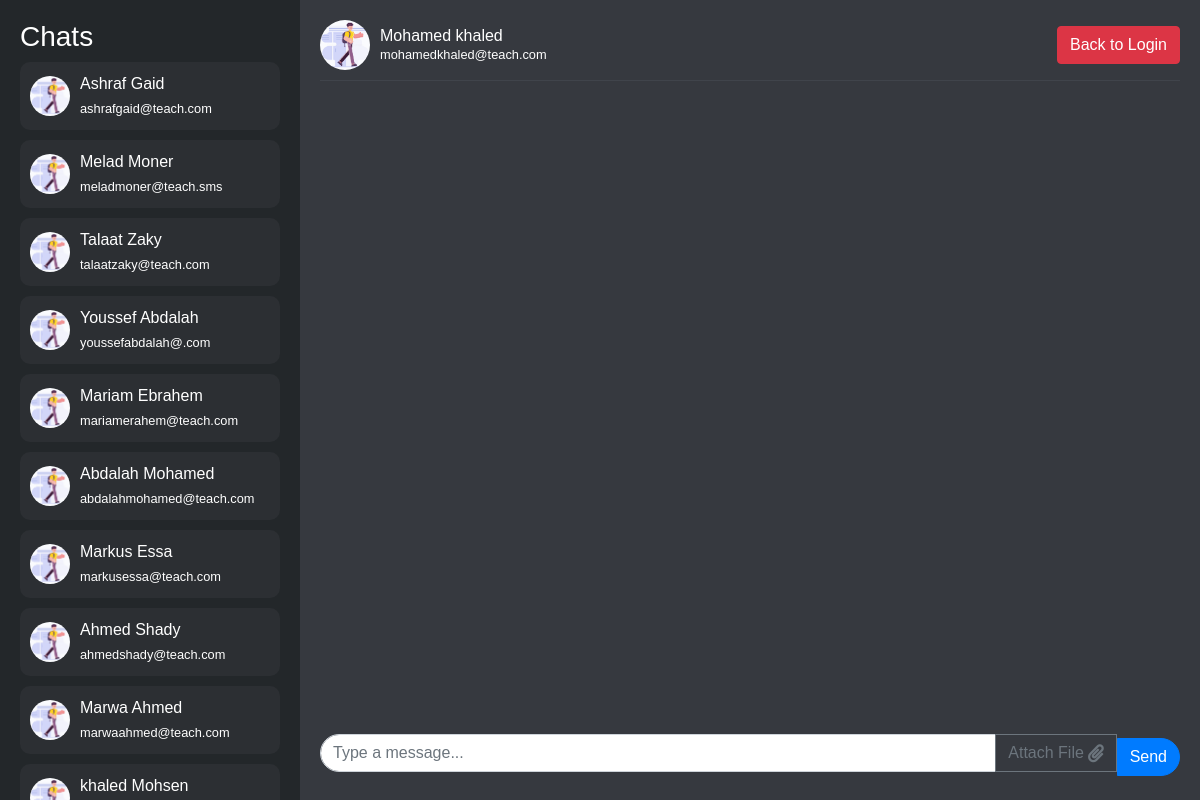
/admin/chat.php (signed in), run on the app's committed database.
### tables this page shows
CREATE TABLE `accounts` (
  `id` int(11) NOT NULL,
  `type` varchar(50) NOT NULL,
  `email` varchar(50) NOT NULL,
  `password` text NOT NULL,
  `name` text NOT NULL,
  `level` int(11) NOT NULL,
  `role` enum('student','teacher') NOT NULL DEFAULT 'student'
);

### admin/chat.php (the view, shortened to what this page needs)
<?php
function getUserInfo($accountId, $db_conn)
{
    $query = "SELECT role, name, email, level FROM accounts WHERE id = ?";
    $stmt = mysqli_prepare($db_conn, $query);
    mysqli_stmt_bind_param($stmt, 'i', $accountId);
    mysqli_stmt_execute($stmt);
    $result = mysqli_stmt_get_result($stmt);
    if ($result && mysqli_num_rows($result) > 0) {
        return mysqli_fetch_assoc($result);
    } else {
        return null;
    }
}
$userId = $_SESSION['user_id'];
$db_conn = mysqli_connect('localhost', 'root', '', 'sms_project');
$userInfo = getUserInfo($userId, $db_conn);
$userRole = $userInfo['role'];
$userName = $userInfo['name'];
$userEmail = $userInfo['email'];
$userLevel = $userInfo['level'];
$query = $userRole === 'teacher' ?
    "SELECT id, name, email FROM accounts WHERE id != ? AND (role = 'teacher' OR (role = 'student' AND level = ?))" :
    "SELECT id, name, email FROM accounts WHERE id != ?  AND level = ?";
$stmt = mysqli_prepare($db_conn, $query);
mysqli_stmt_bind_param($stmt, 'ii', $userId, $userLevel);
mysqli_stmt_execute($stmt);
$result = mysqli_stmt_get_result($stmt);
$users = [];
if ($result) {
    while ($row = mysqli_fetch_assoc($result)) {
        $users[] = $row;
    }
}
?>
<!DOCTYPE html>
<html lang="en">
<head>
    <link href="https://maxcdn.bootstrapcdn.com/bootstrap/4.5.2/css/bootstrap.min.css" rel="stylesheet">
    <link href="https://cdnjs.cloudflare.com/ajax/libs/font-awesome/5.15.3/css/all.min.css" rel="stylesheet">
</head>
<body>
    <div class="chat-container">
        <div class="sidebar" id="sidebar">
            <h3>Chats</h3>
            <?php foreach ($users as $user) : ?>
                <?php if ($user['id'] != $userId) : ?>
                    <div class="user" data-user-id="<?php echo $user['id']; ?>">
                        <img src="../images/student.png" alt="User Avatar">
                        <div>
                            <div><?php echo $user['name']; ?></div>
                            <small><?php echo $user['email']; ?></small>
                        </div>
                    </div>
                <?php endif; ?>
            <?php endforeach; ?>
        </div>
        <div class="chat-area">
            <div class="header">
                <div class="user-info">
                    <img src="../images/student.png" alt="User Avatar">
                    <div class="name-email">
                        <div id="chat-header-name"><?php echo $userName; ?></div>
                        <small id="chat-header-email"><?php echo $userEmail; ?></small>
                    </div>
                </div>
                <a href="../login.php" class="btn btn-danger back-to-login">Back to Login</a>
            </div>
            <div class="messages" id="messages-container"></div>
            <div class="input-group">
                <input type="text" id="msg-input" class="form-control" placeholder="Type a message...">
                <div class="input-group-append">
                    <label for="file-input" class="file-label btn btn-outline-secondary">
                        Attach File <i class="fas fa-paperclip ml-1"></i>
                    </label>
                    <button class="btn btn-primary" type="button" onclick="sendMessage()">Send</button>
                </div>
            </div>
        </div>
    </div>
</body>
</html>

### admin/chat.php (style rules this page uses)
body { background-color: #f8f9fa; font-family: Arial, sans-serif; }
.chat-container { display: flex; height: 100vh; background-color: #2c2f33; color: white; }
.sidebar { width: 25%; background-color: #23272a; padding: 20px; overflow-y: auto; }
.sidebar .user { display: flex; align-items: center; padding: 10px; margin-bottom: 10px; cursor: pointer; background-color: #2c2f33; border-radius: 10px; transition: background-color 0.2s; }
.sidebar .user img { width: 40px; height: 40px; border-radius: 50%; margin-right: 10px; }
.chat-area { width: 75%; display: flex; flex-direction: column; background-color: #36393f; padding: 20px; position: relative; }
.chat-area .header { display: flex; align-items: center; justify-content: space-between; border-bottom: 1px solid #40444b; padding-bottom: 10px; }
.chat-area .header .user-info { display: flex; align-items: center; }
.chat-area .header .user-info img { width: 50px; height: 50px; border-radius: 60%; margin-right: 10px; }
.chat-area .header .user-info .name-email { display: flex; flex-direction: column; }
.chat-area .header .user-info .name-email div { line-height: 1.2; }
.chat-area .header .back-to-login { margin-left: auto; }
.chat-area .messages { flex-grow: 1; overflow-y: auto; margin-top: 20px; padding: 20px; }
.input-group { margin-top: 20px; }
.input-group .form-control { border-radius: 20px 0 0 20px; }
.input-group .input-group-append .btn { border-radius: 0 20px 20px 0; }
.file-label { display: flex; align-items: center; cursor: pointer; border-radius: 0 20px 20px 0; }
.file-label i { font-size: 18px; }
.input-group-append { display: flex; align-items: center; }
.input-group-append .btn-primary { border-radius: 20px 0 0 20px; }
.form-control { border-radius: 20px 0 0 20px; flex-grow: 1; }

### data on the page
accounts: name "Ashraf Gaid", email "ashrafgaid@teach.com"
accounts: name "Melad Moner", email "meladmoner@teach.sms"
accounts: name "Talaat Zaky", email "talaatzaky@teach.com"
accounts: name "Youssef Abdalah", email "youssefabdalah@.com"
accounts: name "Mariam Ebrahem", email "mariamerahem@teach.com"
accounts: name "Abdalah Mohamed", email "abdalahmohamed@teach.com"
accounts: name "Markus Essa", email "markusessa@teach.com"
accounts: name "Ahmed Shady", email "ahmedshady@teach.com"
accounts: name "Marwa Ahmed", email "marwaahmed@teach.com"
accounts: name "khaled Mohsen"
accounts: name "Mohamed khaled", email "mohamedkhaled@teach.com"
